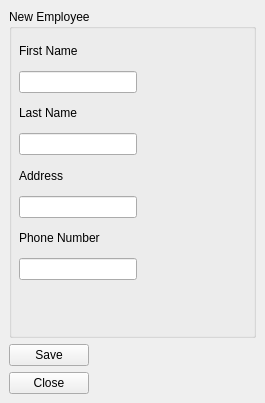
<?xml version="1.0" encoding="UTF-8"?>
<ui version="4.0">
 <class>MainWindow</class>
 <widget class="QMainWindow" name="MainWindow">
  <property name="geometry">
   <rect>
    <x>0</x>
    <y>0</y>
    <width>265</width>
    <height>403</height>
   </rect>
  </property>
  <property name="windowTitle">
   <string>Add Employee</string>
  </property>
  <widget class="QWidget" name="centralwidget">
   <layout class="QVBoxLayout" name="verticalLayout">
    <item>
     <widget class="QGroupBox" name="groupBox">
      <property name="title">
       <string>New Employee</string>
      </property>
      <widget class="QWidget" name="layoutWidget">
       <property name="geometry">
        <rect>
         <x>10</x>
         <y>27</y>
         <width>118</width>
         <height>244</height>
        </rect>
       </property>
       <layout class="QVBoxLayout" name="verticalLayout_2">
        <item>
         <widget class="QLabel" name="label">
          <property name="text">
           <string>First Name</string>
          </property>
         </widget>
        </item>
        <item>
         <widget class="QLineEdit" name="firstName"/>
        </item>
        <item>
         <widget class="QLabel" name="label_4">
          <property name="text">
           <string>Last Name</string>
          </property>
         </widget>
        </item>
        <item>
         <widget class="QLineEdit" name="lastName"/>
        </item>
        <item>
         <widget class="QLabel" name="label_3">
          <property name="text">
           <string>Address</string>
          </property>
         </widget>
        </item>
        <item>
         <widget class="QLineEdit" name="address"/>
        </item>
        <item>
         <widget class="QLabel" name="label_2">
          <property name="text">
           <string>Phone Number</string>
          </property>
         </widget>
        </item>
        <item>
         <widget class="QLineEdit" name="phoneNumber"/>
        </item>
       </layout>
      </widget>
     </widget>
    </item>
    <item>
     <widget class="QPushButton" name="saveButton">
      <property name="sizePolicy">
       <sizepolicy hsizetype="Fixed" vsizetype="Fixed">
        <horstretch>0</horstretch>
        <verstretch>0</verstretch>
       </sizepolicy>
      </property>
      <property name="text">
       <string>Save</string>
      </property>
     </widget>
    </item>
    <item>
     <widget class="QPushButton" name="closeButton">
      <property name="sizePolicy">
       <sizepolicy hsizetype="Fixed" vsizetype="Fixed">
        <horstretch>0</horstretch>
        <verstretch>0</verstretch>
       </sizepolicy>
      </property>
      <property name="text">
       <string>Close</string>
      </property>
     </widget>
    </item>
   </layout>
  </widget>
 </widget>
 <resources/>
 <connections/>
</ui>
